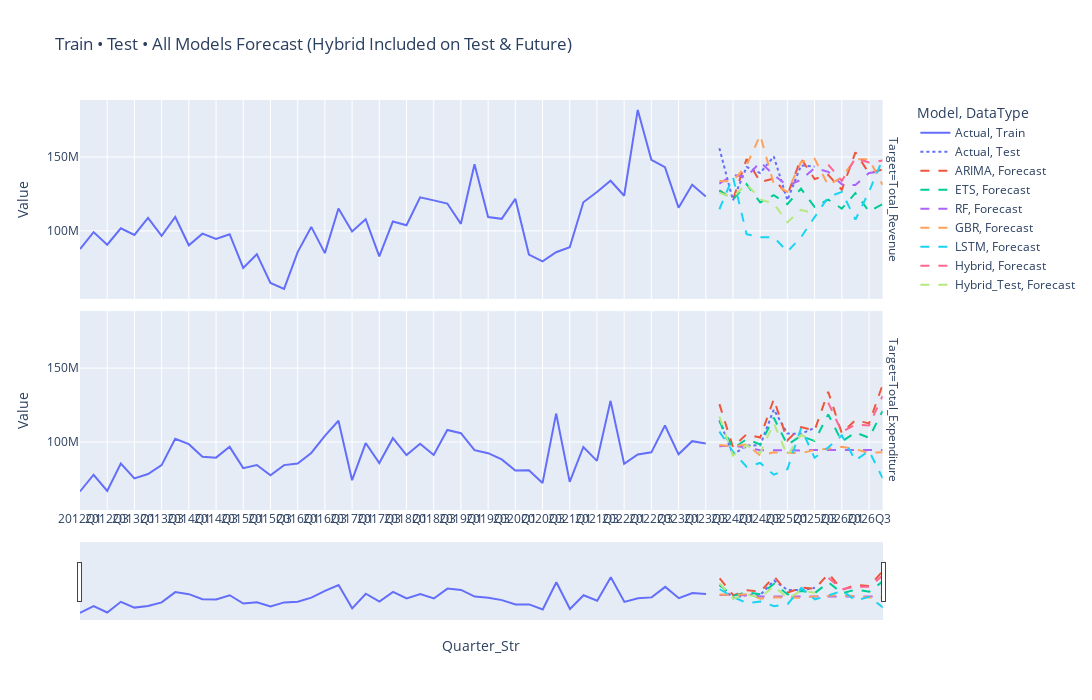

The cell this chart's notebook holds for it:
### Markdown cell above
### Interactive Forecast: Train, Test, All Models (Hybrid Included)

### Code cell
import plotly.express as px
import pandas as pd

all_models_forecasts = []

for target in target_vars:

    # ============================
    # 1) TRAIN DATA
    # ============================
    df_train = train_df[[target]].copy()
    df_train = df_train.rename(columns={target:'Value'})
    df_train['Model'] = 'Actual'
    df_train['DataType'] = 'Train'
    df_train['Target'] = target
    df_train['Quarter_Str'] = df_train.index.to_series().dt.to_period('Q').astype(str)
    all_models_forecasts.append(df_train)

    # ============================
    # 2) TEST DATA
    # ============================
    df_test = test_df[[target]].copy()
    df_test = df_test.rename(columns={target:'Value'})
    df_test['Model'] = 'Actual'
    df_test['DataType'] = 'Test'
    df_test['Target'] = target
    df_test['Quarter_Str'] = df_test.index.to_series().dt.to_period('Q').astype(str)
    all_models_forecasts.append(df_test)

    # ============================
    # 3) FORECAST HORIZONS
    # ============================
    last_train_date = train_df.index[-1]

    end_2026 = pd.Timestamp("2026-12-31")
    horizon_full = (end_2026.year - last_train_date.year) * 4 + (end_2026.quarter - last_train_date.quarter) + 1

    horizon_test = len(test_df)

    # ============================
    # 4) MODEL FORECASTS (FULL HORIZON)
    # ============================

    # ---- ARIMA ----
    arima_model = ARIMA(train_df[target], order=(1,1,1),
                        seasonal_order=(1,1,1,4),
                        enforce_stationarity=False,
                        enforce_invertibility=False).fit()

    arima_pred_full = arima_model.forecast(horizon_full)
    arima_pred_full = pd.Series(arima_pred_full.values,
                                index=pd.date_range(start=last_train_date + pd.offsets.QuarterBegin(),
                                                    periods=horizon_full, freq='QS'))

    # ---- ETS ----
    ets_model = ExponentialSmoothing(train_df[target], trend='add', seasonal='add',
                                     seasonal_periods=4,
                                     initialization_method='estimated').fit()

    ets_pred_full = ets_model.forecast(horizon_full)
    ets_pred_full = pd.Series(ets_pred_full.values,
                              index=pd.date_range(start=last_train_date + pd.offsets.QuarterBegin(),
                                                  periods=horizon_full, freq='QS'))

    # ---- RF ----
    rf_pred_full = forecast_tree_model(train_df[target], horizon=horizon_full, lags=4, model_type="RF")

    # ---- GBR ----
    gbr_pred_full = forecast_tree_model(train_df[target], horizon=horizon_full, lags=4, model_type="GBR")

    # ---- LSTM ----
    lstm_pred_full = forecast_lstm(train_df[target], horizon=horizon_full,
                                   seq_len=8, hidden_size=50, epochs=200, lr=0.01)

    # ============================
    # 5) HYBRID MODELS
    # ============================

    # ---- Hybrid Test Horizon ----
    arima_test = arima_model.forecast(horizon_test)
    lstm_test = forecast_lstm(train_df[target], horizon=horizon_test,
                               seq_len=8, hidden_size=50, epochs=200, lr=0.01)

    hybrid_test = (pd.Series(arima_test.values) + pd.Series(lstm_test.values)) / 2
    hybrid_test.index = pd.date_range(start=last_train_date + pd.offsets.QuarterBegin(),
                                      periods=horizon_test, freq='QS')

    # ---- Hybrid Full Horizon (your existing results) ----
    hybrid_pred_full = hybrid_results[target].copy()
    hybrid_pred_full = hybrid_pred_full[(hybrid_pred_full.index >= last_train_date) &
                                        (hybrid_pred_full.index <= end_2026)]

    # ============================
    # 6) ADD ALL FORECASTS TO MASTER LIST
    # ============================
    model_preds = {
        "ARIMA": arima_pred_full,
        "ETS": ets_pred_full,
        "RF": rf_pred_full,
        "GBR": gbr_pred_full,
        "LSTM": lstm_pred_full,
        "Hybrid": hybrid_pred_full,          # Full forecast
        "Hybrid_Test": hybrid_test           # Test area hybrid
    }

    for model_name, pred_series in model_preds.items():
        df_model = pd.DataFrame({
            "Value": pred_series.values,
            "Model": model_name,
            "Target": target,
            "DataType": "Forecast",
            "Quarter_Str": pred_series.index.to_series().dt.to_period("Q").astype(str)
        }, index=pred_series.index)

        all_models_forecasts.append(df_model)

# ============================
# 7) COMBINE EVERYTHING
# ============================
interactive_df = pd.concat(all_models_forecasts).reset_index().rename(columns={"index":"Date"})
interactive_df["Year"] = interactive_df["Date"].dt.year
interactive_df = interactive_df[interactive_df["Year"] <= 2026]

# ============================
# 8) PLOT
# ============================
fig = px.line(
    interactive_df,
    x="Quarter_Str",
    y="Value",
    color="Model",
    line_dash="DataType",
    facet_row="Target",
    title="Train • Test • All Models Forecast (Hybrid Included on Test & Future)"
)

fig.update_layout(height=700, width=1100)

# ---- REMOVE EXTRA SLIDERS FOR FACETS ----
for ax in fig.layout:
    if "xaxis" in ax and ax != "xaxis":
        fig.layout[ax].rangeslider.visible = False

# ---- KEEP ONLY ONE SLIDER ----
fig.layout.xaxis.rangeslider.visible = True

fig.update_xaxes(tickangle=0)

fig.show()

### Figure 1 — Plotly figure (JSON) as saved in the notebook; plotly's stock layout.template omitted (floating-point values rounded to 4 significant figures)
{"data": [{"hovertemplate": "Model=Actual<br>DataType=Train<br>Target=Total_Revenue<br>Quarter_Str=%{x}<br>Value=%{y}<extra></extra>", "legendgroup": "Actual, Train", "line": {"color": "#636efa", "dash": "solid"}, "marker": {"symbol": "circle"}, "mode": "lines", "name": "Actual, Train", "orientation": "v", "showlegend": true, "type": "scatter", "x": ["2012Q1", "2012Q2", "2012Q3", "2012Q4", "2013Q1", "2013Q2", "2013Q3", "2013Q4", "2014Q1", "2014Q2", "2014Q3", "2014Q4", "2015Q1", "2015Q2", "2015Q3", "2015Q4", "2016Q1", "2016Q2", "2016Q3", "2016Q4", "2017Q1", "2017Q2", "2017Q3", "2017Q4", "2018Q1", "2018Q2", "2018Q3", "2018Q4", "2019Q1", "2019Q2", "2019Q3", "2019Q4", "2020Q1", "2020Q2", "2020Q3", "2020Q4", "2021Q1", "2021Q2", "2021Q3", "2021Q4", "2022Q1", "2022Q2", "2022Q3", "2022Q4", "2023Q1", "2023Q2", "2023Q3"], "xaxis": "x2", "y": [87700000.0, 99140000.0, 90610000.0, 101800000.0, 97220000.0, 108800000.0, 96630000.0, 109400000.0, 90240000.0, 98130000.0, 94530000.0, 97750000.0, 74930000.0, 84230000.0, 64780000.0, 60740000.0, 85660000.0, 102700000.0, 84940000.0, 115200000.0, 99570000.0, 107900000.0, 82780000.0, 106300000.0, 103800000.0, 122700000.0, 120600000.0, 118500000.0, 104800000.0, 145100000.0, 109300000.0, 108100000.0, 121700000.0, 84010000.0, 79370000.0, 85540000.0, 88960000.0, 119400000.0, 126300000.0, 133900000.0, 123800000.0, 181800000.0, 148100000.0, 143100000.0, 115700000.0, 131300000.0, 123300000.0], "yaxis": "y2"}, {"hovertemplate": "Model=Actual<br>DataType=Train<br>Target=Total_Expenditure<br>Quarter_Str=%{x}<br>Value=%{y}<extra></extra>", "legendgroup": "Actual, Train", "line": {"color": "#636efa", "dash": "solid"}, "marker": {"symbol": "circle"}, "mode": "lines", "name": "Actual, Train", "orientation": "v", "showlegend": false, "type": "scatter", "x": ["2012Q1", "2012Q2", "2012Q3", "2012Q4", "2013Q1", "2013Q2", "2013Q3", "2013Q4", "2014Q1", "2014Q2", "2014Q3", "2014Q4", "2015Q1", "2015Q2", "2015Q3", "2015Q4", "2016Q1", "2016Q2", "2016Q3", "2016Q4", "2017Q1", "2017Q2", "2017Q3", "2017Q4", "2018Q1", "2018Q2", "2018Q3", "2018Q4", "2019Q1", "2019Q2", "2019Q3", "2019Q4", "2020Q1", "2020Q2", "2020Q3", "2020Q4", "2021Q1", "2021Q2", "2021Q3", "2021Q4", "2022Q1", "2022Q2", "2022Q3", "2022Q4", "2023Q1", "2023Q2", "2023Q3"], "xaxis": "x", "y": [66530000.0, 77870000.0, 66940000.0, 85410000.0, 75400000.0, 78330000.0, 84390000.0, 102100000.0, 98570000.0, 89990000.0, 89430000.0, 96740000.0, 82360000.0, 84470000.0, 77570000.0, 84390000.0, 85520000.0, 92610000.0, 104200000.0, 114400000.0, 74180000.0, 99310000.0, 85770000.0, 102600000.0, 91130000.0, 98840000.0, 91190000.0, 108100000.0, 105900000.0, 94500000.0, 92430000.0, 88260000.0, 80770000.0, 80930000.0, 72230000.0, 119300000.0, 73070000.0, 96640000.0, 87250000.0, 127900000.0, 85190000.0, 91630000.0, 93020000.0, 111200000.0, 91680000.0, 100600000.0, 98940000.0], "yaxis": "y"}, {"hovertemplate": "Model=Actual<br>DataType=Test<br>Target=Total_Revenue<br>Quarter_Str=%{x}<br>Value=%{y}<extra></extra>", "legendgroup": "Actual, Test", "line": {"color": "#636efa", "dash": "dot"}, "marker": {"symbol": "circle"}, "mode": "lines", "name": "Actual, Test", "orientation": "v", "showlegend": true, "type": "scatter", "x": ["2023Q4", "2024Q1", "2024Q2", "2024Q3", "2024Q4", "2025Q1", "2025Q2", "2025Q3"], "xaxis": "x2", "y": [156000000.0, 120600000.0, 143200000.0, 139200000.0, 150300000.0, 120800000.0, 144200000.0, 143500000.0], "yaxis": "y2"}, {"hovertemplate": "Model=Actual<br>DataType=Test<br>Target=Total_Expenditure<br>Quarter_Str=%{x}<br>Value=%{y}<extra></extra>", "legendgroup": "Actual, Test", "line": {"color": "#636efa", "dash": "dot"}, "marker": {"symbol": "circle"}, "mode": "lines", "name": "Actual, Test", "orientation": "v", "showlegend": false, "type": "scatter", "x": ["2023Q4", "2024Q1", "2024Q2", "2024Q3", "2024Q4", "2025Q1", "2025Q2", "2025Q3"], "xaxis": "x", "y": [114600000.0, 91490000.0, 97620000.0, 97800000.0, 122000000.0, 105700000.0, 105600000.0, 109500000.0], "yaxis": "y"}, {"hovertemplate": "Model=ARIMA<br>DataType=Forecast<br>Target=Total_Revenue<br>Quarter_Str=%{x}<br>Value=%{y}<extra></extra>", "legendgroup": "ARIMA, Forecast", "line": {"color": "#EF553B", "dash": "dash"}, "marker": {"symbol": "circle"}, "mode": "lines", "name": "ARIMA, Forecast", "orientation": "v", "showlegend": true, "type": "scatter", "x": ["2023Q4", "2024Q1", "2024Q2", "2024Q3", "2024Q4", "2025Q1", "2025Q2", "2025Q3", "2025Q4", "2026Q1", "2026Q2", "2026Q3", "2026Q4"], "xaxis": "x2", "y": [127400000.0, 121200000.0, 148600000.0, 133100000.0, 135400000.0, 124200000.0, 148900000.0, 135100000.0, 137900000.0, 127800000.0, 153200000.0, 139000000.0, 141600000.0], "yaxis": "y2"}, {"hovertemplate": "Model=ARIMA<br>DataType=Forecast<br>Target=Total_Expenditure<br>Quarter_Str=%{x}<br>Value=%{y}<extra></extra>", "legendgroup": "ARIMA, Forecast", "line": {"color": "#EF553B", "dash": "dash"}, "marker": {"symbol": "circle"}, "mode": "lines", "name": "ARIMA, Forecast", "orientation": "v", "showlegend": false, "type": "scatter", "x": ["2023Q4", "2024Q1", "2024Q2", "2024Q3", "2024Q4", "2025Q1", "2025Q2", "2025Q3", "2025Q4", "2026Q1", "2026Q2", "2026Q3", "2026Q4"], "xaxis": "x", "y": [125700000.0, 96530000.0, 105300000.0, 103000000.0, 129000000.0, 101100000.0, 110100000.0, 107800000.0, 134000000.0, 105900000.0, 114800000.0, 112600000.0, 138700000.0], "yaxis": "y"}, {"hovertemplate": "Model=ETS<br>DataType=Forecast<br>Target=Total_Revenue<br>Quarter_Str=%{x}<br>Value=%{y}<extra></extra>", "legendgroup": "ETS, Forecast", "line": {"color": "#00cc96", "dash": "dash"}, "marker": {"symbol": "circle"}, "mode": "lines", "name": "ETS, Forecast", "orientation": "v", "showlegend": true, "type": "scatter", "x": ["2023Q4", "2024Q1", "2024Q2", "2024Q3", "2024Q4", "2025Q1", "2025Q2", "2025Q3", "2025Q4", "2026Q1", "2026Q2", "2026Q3", "2026Q4"], "xaxis": "x2", "y": [127200000.0, 121100000.0, 131600000.0, 119200000.0, 124200000.0, 118100000.0, 128600000.0, 116200000.0, 121200000.0, 115100000.0, 125500000.0, 113200000.0, 118200000.0], "yaxis": "y2"}, {"hovertemplate": "Model=ETS<br>DataType=Forecast<br>Target=Total_Expenditure<br>Quarter_Str=%{x}<br>Value=%{y}<extra></extra>", "legendgroup": "ETS, Forecast", "line": {"color": "#00cc96", "dash": "dash"}, "marker": {"symbol": "circle"}, "mode": "lines", "name": "ETS, Forecast", "orientation": "v", "showlegend": false, "type": "scatter", "x": ["2023Q4", "2024Q1", "2024Q2", "2024Q3", "2024Q4", "2025Q1", "2025Q2", "2025Q3", "2025Q4", "2026Q1", "2026Q2", "2026Q3", "2026Q4"], "xaxis": "x", "y": [114200000.0, 95760000.0, 101900000.0, 98350000.0, 116500000.0, 98030000.0, 104200000.0, 100600000.0, 118700000.0, 100300000.0, 106500000.0, 102900000.0, 121000000.0], "yaxis": "y"}, {"hovertemplate": "Model=RF<br>DataType=Forecast<br>Target=Total_Revenue<br>Quarter_Str=%{x}<br>Value=%{y}<extra></extra>", "legendgroup": "RF, Forecast", "line": {"color": "#ab63fa", "dash": "dash"}, "marker": {"symbol": "circle"}, "mode": "lines", "name": "RF, Forecast", "orientation": "v", "showlegend": true, "type": "scatter", "x": ["2023Q4", "2024Q1", "2024Q2", "2024Q3", "2024Q4", "2025Q1", "2025Q2", "2025Q3", "2025Q4", "2026Q1", "2026Q2", "2026Q3", "2026Q4"], "xaxis": "x2", "y": [132000000.0, 137900000.0, 136500000.0, 146600000.0, 137900000.0, 130600000.0, 134600000.0, 142500000.0, 140000000.0, 131500000.0, 131000000.0, 139100000.0, 140400000.0], "yaxis": "y2"}, {"hovertemplate": "Model=RF<br>DataType=Forecast<br>Target=Total_Expenditure<br>Quarter_Str=%{x}<br>Value=%{y}<extra></extra>", "legendgroup": "RF, Forecast", "line": {"color": "#ab63fa", "dash": "dash"}, "marker": {"symbol": "circle"}, "mode": "lines", "name": "RF, Forecast", "orientation": "v", "showlegend": false, "type": "scatter", "x": ["2023Q4", "2024Q1", "2024Q2", "2024Q3", "2024Q4", "2025Q1", "2025Q2", "2025Q3", "2025Q4", "2026Q1", "2026Q2", "2026Q3", "2026Q4"], "xaxis": "x", "y": [97140000.0, 97650000.0, 96190000.0, 94470000.0, 94440000.0, 94330000.0, 94310000.0, 94610000.0, 94610000.0, 94610000.0, 94610000.0, 94610000.0, 94610000.0], "yaxis": "y"}, {"hovertemplate": "Model=GBR<br>DataType=Forecast<br>Target=Total_Revenue<br>Quarter_Str=%{x}<br>Value=%{y}<extra></extra>", "legendgroup": "GBR, Forecast", "line": {"color": "#FFA15A", "dash": "dash"}, "marker": {"symbol": "circle"}, "mode": "lines", "name": "GBR, Forecast", "orientation": "v", "showlegend": true, "type": "scatter", "x": ["2023Q4", "2024Q1", "2024Q2", "2024Q3", "2024Q4", "2025Q1", "2025Q2", "2025Q3", "2025Q4", "2026Q1", "2026Q2", "2026Q3", "2026Q4"], "xaxis": "x2", "y": [133700000.0, 133600000.0, 144300000.0, 164800000.0, 131600000.0, 126400000.0, 146600000.0, 148800000.0, 130800000.0, 136300000.0, 148500000.0, 148500000.0, 131100000.0], "yaxis": "y2"}, {"hovertemplate": "Model=GBR<br>DataType=Forecast<br>Target=Total_Expenditure<br>Quarter_Str=%{x}<br>Value=%{y}<extra></extra>", "legendgroup": "GBR, Forecast", "line": {"color": "#FFA15A", "dash": "dash"}, "marker": {"symbol": "circle"}, "mode": "lines", "name": "GBR, Forecast", "orientation": "v", "showlegend": false, "type": "scatter", "x": ["2023Q4", "2024Q1", "2024Q2", "2024Q3", "2024Q4", "2025Q1", "2025Q2", "2025Q3", "2025Q4", "2026Q1", "2026Q2", "2026Q3", "2026Q4"], "xaxis": "x", "y": [97980000.0, 97070000.0, 98450000.0, 90890000.0, 93060000.0, 92530000.0, 92360000.0, 94750000.0, 95430000.0, 96760000.0, 95150000.0, 92700000.0, 93070000.0], "yaxis": "y"}, {"hovertemplate": "Model=LSTM<br>DataType=Forecast<br>Target=Total_Revenue<br>Quarter_Str=%{x}<br>Value=%{y}<extra></extra>", "legendgroup": "LSTM, Forecast", "line": {"color": "#19d3f3", "dash": "dash"}, "marker": {"symbol": "circle"}, "mode": "lines", "name": "LSTM, Forecast", "orientation": "v", "showlegend": true, "type": "scatter", "x": ["2023Q4", "2024Q1", "2024Q2", "2024Q3", "2024Q4", "2025Q1", "2025Q2", "2025Q3", "2025Q4", "2026Q1", "2026Q2", "2026Q3", "2026Q4"], "xaxis": "x2", "y": [114600000.0, 136500000.0, 97800000.0, 95700000.0, 95800000.0, 85990000.0, 95710000.0, 109100000.0, 122800000.0, 126400000.0, 107600000.0, 126500000.0, 148500000.0], "yaxis": "y2"}, {"hovertemplate": "Model=LSTM<br>DataType=Forecast<br>Target=Total_Expenditure<br>Quarter_Str=%{x}<br>Value=%{y}<extra></extra>", "legendgroup": "LSTM, Forecast", "line": {"color": "#19d3f3", "dash": "dash"}, "marker": {"symbol": "circle"}, "mode": "lines", "name": "LSTM, Forecast", "orientation": "v", "showlegend": false, "type": "scatter", "x": ["2023Q4", "2024Q1", "2024Q2", "2024Q3", "2024Q4", "2025Q1", "2025Q2", "2025Q3", "2025Q4", "2026Q1", "2026Q2", "2026Q3", "2026Q4"], "xaxis": "x", "y": [107100000.0, 93500000.0, 83270000.0, 85850000.0, 77900000.0, 81650000.0, 109300000.0, 89390000.0, 96290000.0, 104500000.0, 87520000.0, 94120000.0, 75570000.0], "yaxis": "y"}, {"hovertemplate": "Model=Hybrid<br>DataType=Forecast<br>Target=Total_Revenue<br>Quarter_Str=%{x}<br>Value=%{y}<extra></extra>", "legendgroup": "Hybrid, Forecast", "line": {"color": "#FF6692", "dash": "dash"}, "marker": {"symbol": "circle"}, "mode": "lines", "name": "Hybrid, Forecast", "orientation": "v", "showlegend": true, "type": "scatter", "x": ["2025Q4", "2026Q1", "2026Q2", "2026Q3", "2026Q4"], "xaxis": "x2", "y": [144900000.0, 133700000.0, 149200000.0, 146200000.0, 147500000.0], "yaxis": "y2"}, {"hovertemplate": "Model=Hybrid<br>DataType=Forecast<br>Target=Total_Expenditure<br>Quarter_Str=%{x}<br>Value=%{y}<extra></extra>", "legendgroup": "Hybrid, Forecast", "line": {"color": "#FF6692", "dash": "dash"}, "marker": {"symbol": "circle"}, "mode": "lines", "name": "Hybrid, Forecast", "orientation": "v", "showlegend": false, "type": "scatter", "x": ["2025Q4", "2026Q1", "2026Q2", "2026Q3", "2026Q4"], "xaxis": "x", "y": [126600000.0, 106900000.0, 111700000.0, 111200000.0, 131200000.0], "yaxis": "y"}, {"hovertemplate": "Model=Hybrid_Test<br>DataType=Forecast<br>Target=Total_Revenue<br>Quarter_Str=%{x}<br>Value=%{y}<extra></extra>", "legendgroup": "Hybrid_Test, Forecast", "line": {"color": "#B6E880", "dash": "dash"}, "marker": {"symbol": "circle"}, "mode": "lines", "name": "Hybrid_Test, Forecast", "orientation": "v", "showlegend": true, "type": "scatter", "x": ["2023Q4", "2024Q1", "2024Q2", "2024Q3", "2024Q4", "2025Q1", "2025Q2", "2025Q3"], "xaxis": "x2", "y": [125700000.0, 122800000.0, 131800000.0, 121300000.0, 118500000.0, 105800000.0, 114200000.0, 111800000.0], "yaxis": "y2"}, {"hovertemplate": "Model=Hybrid_Test<br>DataType=Forecast<br>Target=Total_Expenditure<br>Quarter_Str=%{x}<br>Value=%{y}<extra></extra>", "legendgroup": "Hybrid_Test, Forecast", "line": {"color": "#B6E880", "dash": "dash"}, "marker": {"symbol": "circle"}, "mode": "lines", "name": "Hybrid_Test, Forecast", "orientation": "v", "showlegend": false, "type": "scatter", "x": ["2023Q4", "2024Q1", "2024Q2", "2024Q3", "2024Q4", "2025Q1", "2025Q2", "2025Q3"], "xaxis": "x", "y": [117300000.0, 90790000.0, 97790000.0, 92700000.0, 112700000.0, 90940000.0, 104800000.0, 101100000.0], "yaxis": "y"}], "layout": {"annotations": [{"font": {}, "showarrow": false, "text": "Target=Total_Expenditure", "textangle": 90, "x": 0.98, "xanchor": "left", "xref": "paper", "y": 0.2425, "yanchor": "middle", "yref": "paper"}, {"font": {}, "showarrow": false, "text": "Target=Total_Revenue", "textangle": 90, "x": 0.98, "xanchor": "left", "xref": "paper", "y": 0.7575, "yanchor": "middle", "yref": "paper"}], "height": 700, "legend": {"title": {"text": "Model, DataType"}, "tracegroupgap": 0}, "title": {"text": "Train • Test • All Models Forecast (Hybrid Included on Test & Future)"}, "width": 1100, "xaxis": {"anchor": "y", "domain": [0, 0.98], "rangeslider": {"visible": true}, "tickangle": 0, "title": {"text": "Quarter_Str"}}, "xaxis2": {"anchor": "y2", "domain": [0, 0.98], "matches": "x", "rangeslider": {"visible": false}, "showticklabels": false, "tickangle": 0}, "yaxis": {"anchor": "x", "domain": [0, 0.485], "title": {"text": "Value"}}, "yaxis2": {"anchor": "x2", "domain": [0.515, 1], "matches": "y", "title": {"text": "Value"}}}}
